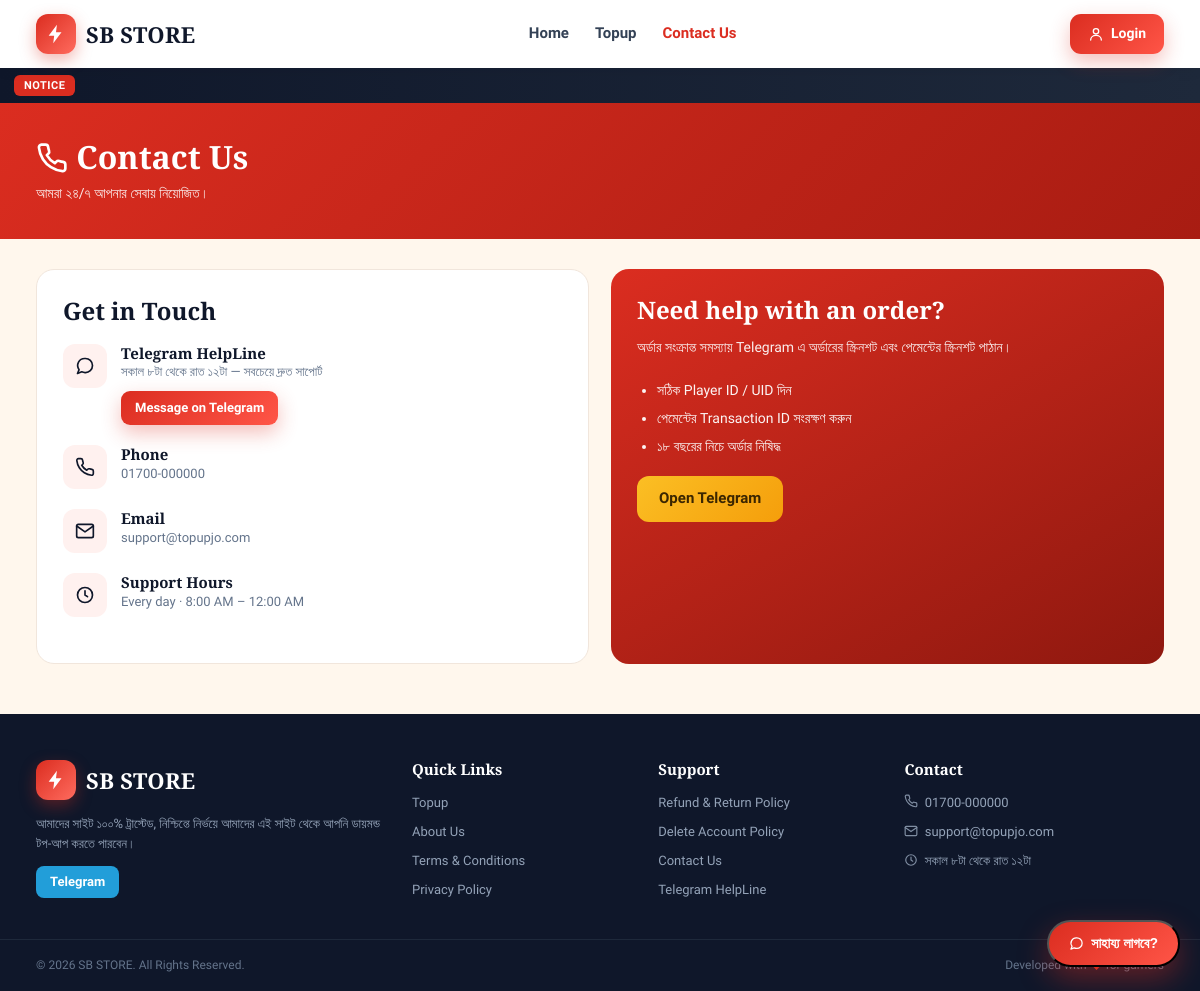
Screenshot of /contactus with the database file from the repository.
### models.py (models this page shows, shortened)
class SiteSetting(db.Model):
    __tablename__ = "site_settings"
    id = db.Column(db.Integer, primary_key=True)
    key = db.Column(db.String(80), unique=True, nullable=False)
    value = db.Column(db.Text, default="")
    @staticmethod
    def get(key, default=""):
        row = SiteSetting.query.filter_by(key=key).first()
        return row.value if row else default
    @staticmethod
    def all_dict():
        return {r.key: r.value for r in SiteSetting.query.all()}

### app.py (the view)
    @app.route("/contactus")
    def contactus():
        return render_template("contact.html")

### templates/contact.html (shortened to what this page needs)
{% extends "base.html" %}
{% block content %}
<section class="page-hero">
  <div class="container"><h1><span class="ico ico-phone"></span> Contact Us</h1><p>আমরা ২৪/৭ আপনার সেবায় নিয়োজিত।</p></div>
</section>
<div class="container">
  <div class="contact-grid">
    <div class="contact-card">
      <h2 style="margin-bottom:18px">Get in Touch</h2>
      <div class="contact-item">
        <div class="ic"><span class="ico ico-chat"></span></div>
        <div><h4>Telegram HelpLine</h4><p>সকাল ৮টা থেকে রাত ১২টা — সবচেয়ে দ্রুত সাপোর্ট</p>
          <a href="{{ settings.get('telegram', '#') }}" target="_blank" class="btn btn-primary btn-sm" style="margin-top:8px">Message on Telegram</a>
        </div>
      </div>
      <div class="contact-item">
        <div class="ic"><span class="ico ico-phone"></span></div>
        <div><h4>Phone</h4><p>{{ settings.get('phone', '01700-000000') }}</p></div>
      </div>
      <div class="contact-item">
        <div class="ic"><span class="ico ico-mail"></span></div>
        <div><h4>Email</h4><p>{{ settings.get('email', 'support@topupjo.com') }}</p></div>
      </div>
      <div class="contact-item">
        <div class="ic"><span class="ico ico-clock"></span></div>
        <div><h4>Support Hours</h4><p>Every day · 8:00 AM – 12:00 AM</p></div>
      </div>
    </div>
    <div class="contact-card" style="background:linear-gradient(150deg,var(--primary),#8f180f);color:#fff;border:0">
      <h2 style="margin-bottom:12px">Need help with an order?</h2>
      <p style="opacity:.92;font-size:14px;margin-bottom:18px">অর্ডার সংক্রান্ত সমস্যায় Telegram এ অর্ডারের স্ক্রিনশট এবং পেমেন্টের স্ক্রিনশট পাঠান।</p>
      <ul style="padding-left:20px;font-size:14px;line-height:2;opacity:.95">
        <li>সঠিক Player ID / UID দিন</li>
        <li>পেমেন্টের Transaction ID সংরক্ষণ করুন</li>
        <li>১৮ বছরের নিচে অর্ডার নিষিদ্ধ</li>
      </ul>
      <a href="{{ settings.get('telegram', '#') }}" target="_blank" class="btn btn-accent" style="margin-top:16px">Open Telegram</a>
    </div>
  </div>
</div>
{% endblock %}

### templates/base.html (shortened to what this page needs)
<!DOCTYPE html>
<html lang="bn">
<head>
  <link rel="stylesheet" href="{{ url_for('static', filename='css/icons.css') }}">
  <link rel="stylesheet" href="{{ url_for('static', filename='css/style.css') }}">
  <link rel="stylesheet" href="{{ url_for('static', filename='css/phase2.css') }}">
  <link rel="stylesheet" href="{{ url_for('static', filename='css/phase3.css') }}?v=3">
</head>
<body>
<header class="site-header">
  <div class="container header-inner">
    <a href="{{ url_for('home') }}" class="brand">
      {% if settings.get('logo') %}
        <img src="{{ url_for('static', filename='uploads/' + settings.get('logo')) }}" alt="{{ settings.get('site_name') }}" class="brand-logo">
      {% else %}
        <span class="brand-mark"><span class="ico ico-bolt"></span></span>
      {% endif %}
      <span class="brand-name">{{ settings.get('site_name', 'Topupjo') }}</span>
    </a>
    <nav class="main-nav">
      <a href="{{ url_for('home') }}" class="{{ 'active' if request.endpoint == 'home' }}">Home</a>
      <a href="{{ url_for('topup') }}" class="{{ 'active' if request.endpoint in ['topup','product_detail'] }}">Topup</a>
      <a href="{{ url_for('contactus') }}" class="{{ 'active' if request.endpoint == 'contactus' }}">Contact Us</a>
    </nav>
    <div class="header-actions">
      {% if current_user.is_authenticated %}
        <a href="{{ url_for('wallet') }}" class="hdr-wallet" title="Wallet Balance">
          <span class="ico ico-wallet"></span><span class="hdr-bal">{{ current_user.balance|taka }}</span>
        </a>
        <div class="hdr-notif" id="hdrNotif">
          <button type="button" class="hdr-icon" onclick="toggleNotif(event)" aria-label="Notifications">
            <span class="ico ico-bell"></span>
            {% if unread_notifications %}<span class="hdr-badge" id="hdrBadge">{{ unread_notifications if unread_notifications < 100 else '99+' }}</span>{% endif %}
          </button>
          <div class="notif-pop" id="notifPop">
            <div class="notif-pop-head">
              <strong>Notifications</strong>
              {% if unread_notifications %}<a href="{{ url_for('notifications') }}">View all</a>{% endif %}
            </div>
            <div class="notif-pop-list">
              {% for n in header_notifications %}
              <a href="{{ url_for('notification_read', nid=n.id) }}" class="notif-item {{ '' if n.is_read else 'unread' }}">
                <span class="notif-ic {{ n.kind }}"><span class="ico {{ 'ico-receipt' if n.kind == 'order' else ('ico-wallet' if n.kind == 'deposit' else 'ico-bell') }}"></span></span>
                <span class="notif-txt">
                  <b>{{ n.title }}</b>
                  <small>{{ n.body }}</small>
                  <em>{{ n.created_at|timeago }}</em>
                </span>
              </a>
              {% else %}
              <div class="notif-empty">কোনো নোটিফিকেশন নেই</div>
              {% endfor %}
            </div>
            <a href="{{ url_for('notifications') }}" class="notif-all">সব নোটিফিকেশন দেখুন</a>
          </div>
        </div>
        <a href="{{ url_for('profile') }}" class="hdr-avatar" title="My Account">
          {% if current_user.avatar %}
            <img src="{{ url_for('static', filename='uploads/' + current_user.avatar) }}" alt="{{ current_user.name }}">
          {% else %}
            <span>{{ current_user.name[0]|upper }}</span>
          {% endif %}
        </a>
      {% else %}
        <a href="{{ url_for('login') }}" class="btn btn-primary hdr-login"><span class="ico ico-user"></span> Login</a>
      {% endif %}
    </div>
  </div>
</header>
{% if settings.get('notice_text') %}
<div class="notice-bar">
  <span class="notice-label">NOTICE</span>
  <div class="marquee"><div class="marquee-track">{{ settings.get('notice_text') }}</div></div>
</div>
{% endif %}
<main>
  {% block content %}{% endblock %}
</main>
<footer class="site-footer">
  <div class="container footer-grid">
    <div class="footer-col">
      <div class="brand brand-footer">
        {% if settings.get('logo') %}
          <img src="{{ url_for('static', filename='uploads/' + settings.get('logo')) }}" alt="logo" class="brand-logo">
        {% else %}<span class="brand-mark"><span class="ico ico-bolt"></span></span>{% endif %}
        <span class="brand-name">{{ settings.get('site_name', 'Topupjo') }}</span>
      </div>
      <p>{{ settings.get('footer_text', '100% trusted game top up platform in Bangladesh.') }}</p>
      <div class="socials">
        <a href="{{ settings.get('telegram', 'https://t.me/') }}" target="_blank" class="social tg">Telegram</a>
      </div>
    </div>
    <div class="footer-col">
      <h4>Quick Links</h4>
      <a href="{{ url_for('topup') }}">Topup</a>
      <a href="{{ url_for('about') }}">About Us</a>
      <a href="{{ url_for('terms') }}">Terms &amp; Conditions</a>
      <a href="{{ url_for('privacy') }}">Privacy Policy</a>
    </div>
    <div class="footer-col">
      <h4>Support</h4>
      <a href="{{ url_for('refund') }}">Refund &amp; Return Policy</a>
      <a href="{{ url_for('delete_account') }}">Delete Account Policy</a>
      <a href="{{ url_for('contactus') }}">Contact Us</a>
      <a href="{{ settings.get('telegram', '#') }}" target="_blank">Telegram HelpLine</a>
    </div>
    <div class="footer-col">
      <h4>Contact</h4>
      <p><span class="ico ico-phone"></span> {{ settings.get('phone', '01700-000000') }}</p>
      <p><span class="ico ico-mail"></span> {{ settings.get('email', 'support@topupjo.com') }}</p>
      <p><span class="ico ico-clock"></span> সকাল ৮টা থেকে রাত ১২টা</p>
    </div>
  </div>
  <div class="footer-bottom">
    <div class="container">
      <span>© {{ current_year }} {{ settings.get('site_name', 'Topupjo') }}. All Rights Reserved.</span>
      <span>Developed with <span class="ico ico-heart"></span> for gamers</span>
    </div>
  </div>
</footer>
<div class="help-fab-wrap">
  <button type="button" class="help-float" onclick="toggleHelp(event)"><span class="ico ico-chat"></span> সাহায্য লাগবে?</button>
</div>
</body>
</html>

### static/css/phase2.css (style rules this page uses)
.header-actions { display: flex; align-items: center; gap: 10px; }
.hdr-login { display: inline-flex; align-items: center; gap: 7px; padding: 9px 18px; border-radius: 11px; font-weight: 700; font-size: 14px; }
.hdr-login .ico { font-size: 16px; }

### rows the page displays
SiteSetting: get "SB STORE"
SiteSetting: get "01700-000000"
SiteSetting: get "support@topupjo.com"
SiteSetting: get "আমাদের সাইট ১০০% ট্রাস্টেড, নিশ্চিন্তে নির্ভয়ে আমাদের এই সাইট থেকে আপনি ডায়মন্ড টপ-আপ করতে পারবেন।"
